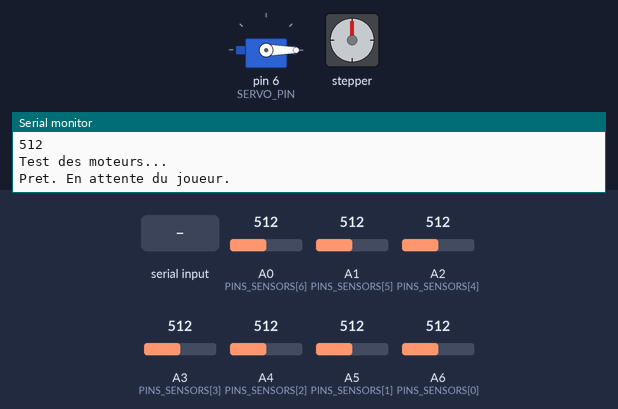
Recording of a sketch running on a simulated Arduino Mega 2560, built with avr-gcc and run on an emulated ATmega2560. On the bench: servo, stepper motor, the last lines printed to the serial monitor. The test bench sets the inputs (shaded band); at power-on: A0 (PINS_SENSORS[6]) = 512, A1 (PINS_SENSORS[5]) = 512, A2 (PINS_SENSORS[4]) = 512, A3 (PINS_SENSORS[3]) = 512, A4 (PINS_SENSORS[2]) = 512, A5 (PINS_SENSORS[1]) = 512, A6 (PINS_SENSORS[0]) = 512. Stepper angles assume 2038 steps per turn.

Above: at 9.5 s.
9.6 s: A0 (PINS_SENSORS[6]) set to 30
11.2 s: "N3\n" received over Serial
At 12.0 s:
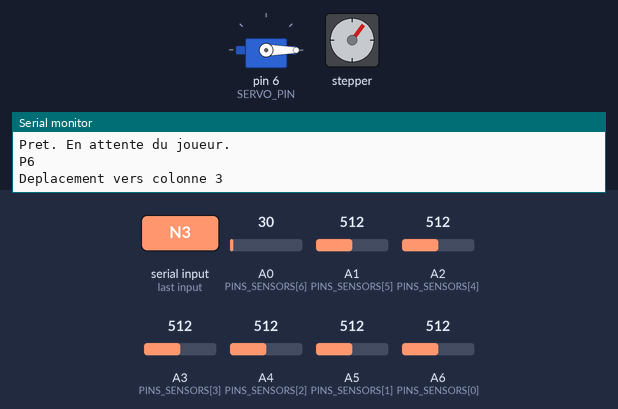
At 24.8 s:
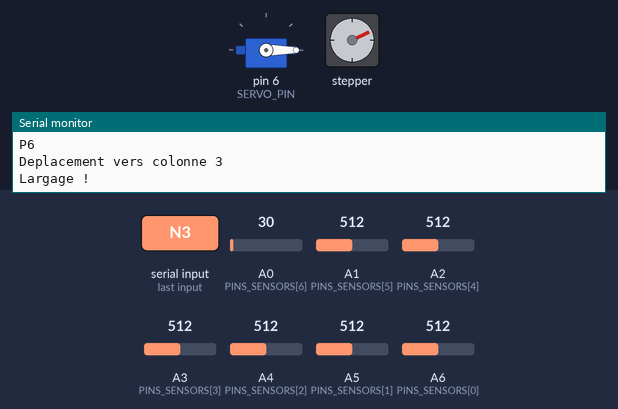
Timing chart, 0 to 28.9 s (numbered marks = the images above; inputs shaded):
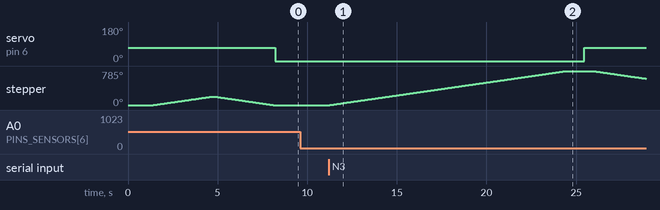

The sketch:

main_brain.ino
```cpp
/*
 * Projet : Robot Puissance 4 - AI for IoT and Robotics
 * Plateforme : Arduino Mega
 * Description : Contrôle bas niveau (Capteurs + Moteurs) et interface Série avec Python
 */
#include <Servo.h>
#include <Stepper.h>

// --- CONFIGURATION STEPPER MOTOR 28BYJ-48 ---
const int PAS_PAR_TOUR = 2038;
const int DISTANCE_COLONNE = 1111; // À ajuster selon La grille
const int VITESSE_RPM = 10; // Vitesse en tours/minute (Max 15 pour ce moteur)

// --- CONFIGURATION SERVO MOTOR ---
const int COIN_INIT_POS = 70; // Position initiale du dispenseur de pièces
const int COIN_RELEASE_POS = 0; // Position de larguage du dispenseur de pièces

// --- PINS ---
#define STEPPER_PIN_1 1 // IN4 sur le driver ULN2003
#define STEPPER_PIN_2 2 // IN3
#define STEPPER_PIN_3 3 // IN2
#define STEPPER_PIN_4 4 // IN1
#define SERVO_PIN 6     // Fil signal du servo

const int PINS_SENSORS[7] = {A6, A5, A4, A3, A2, A1, A0}; // Exemple à adapter selon le câblage

Stepper monMoteur(PAS_PAR_TOUR, STEPPER_PIN_1, STEPPER_PIN_2, STEPPER_PIN_3, STEPPER_PIN_4);
Servo monServo;

// --- PARAMÈTRES ---
const float FACTEUR_DETECTION = 0.4; // Seuil de luminosité
int calibrations[7];             // Valeurs de référence (lumière ambiante)

// --- ÉTATS DU SYSTÈME ---
enum State {
  INITIALISATION,
  TOUR_JOUEUR,
  ENVOI_COUP_JOUEUR,
  REFLEXION_IA,
  TOUR_ROBOT,
  FIN_PARTIE
};

State etatActuel = INITIALISATION;
int colonneJoueeParHumain = -1;
int colonneAJouerParRobot =  -1;

void setup() {
  Serial.begin(9600); // Vitesse à aligner avec le script Python

  // Config des moteurs
  monServo.attach(SERVO_PIN);
  monServo.write(COIN_INIT_POS); // Fermé

  monMoteur.setSpeed(VITESSE_RPM); // Règle la vitesse

  // Phase de calibration : on lit la lumière ambiante au démarrage
  Serial.println("Calibration des capteurs...");
  calibrerCapteurs();
  Serial.println("Test des moteurs...");
  testerMoteurs();
  Serial.println("Pret. En attente du joueur.");
  etatActuel = TOUR_JOUEUR;
}

void loop() {
  switch (etatActuel) {

    // --- PHASE 1 : C'EST À L'HUMAIN DE JOUER ---
    case TOUR_JOUEUR:
      colonneJoueeParHumain = scannerColonnes();
      if (colonneJoueeParHumain != -1) {
        // Anti-rebond basique (attendre que le pion finisse de tomber)
        delay(100);
        etatActuel = ENVOI_COUP_JOUEUR;

      }
      break;

    // --- PHASE 2 : TRANSMISSION À PYTHON ---
    case ENVOI_COUP_JOUEUR:
      // Protocole simple : "P" + numéro colonne (ex: "P3")
      Serial.print("P");
      Serial.println(colonneJoueeParHumain);
      etatActuel = REFLEXION_IA;
      break;

    // --- PHASE 3 : ATTENTE DE L'IA ---
    case REFLEXION_IA:
      if (Serial.available() > 0) {
        char cmd = Serial.read();

        // CAS 1 : LE ROBOT JOUE (Jeu continue)
        if (cmd == 'R') {
          colonneAJouerParRobot = Serial.parseInt();
          etatActuel = TOUR_ROBOT;
        }

        // CAS 2 : VICTOIRE DU ROBOT ("V" + Colonne)
        else if (cmd == 'V') {
          colonneAJouerParRobot = Serial.parseInt();
          deplacerEtLacherPion(colonneAJouerParRobot); // Joue le coup gagnant
          celebrerVictoire();
          etatActuel = FIN_PARTIE;
        }

        // CAS 3 : DÉFAITE DU ROBOT / VICTOIRE JOUEUR ("D")
        else if (cmd == 'D') {
          // Le joueur vient de jouer, pas de mouvement robot à faire
          signalerDefaite();
          etatActuel = FIN_PARTIE;
        }

        // CAS 4 : MATCH NUL ("N" ou "N"+Colonne)
        else if (cmd == 'N') {
          // Subtilité : Nul causé par Joueur ("N") ou par Robot ("N3") ?
          delay(50); // Petite pause pour laisser le temps au buffer de recevoir le chiffre

          if (Serial.available() > 0 && isDigit(Serial.peek())) {
            // C'est un chiffre qui suit -> Le robot joue le dernier pion
            colonneAJouerParRobot = Serial.parseInt();
            deplacerEtLacherPion(colonneAJouerParRobot);
          }
          // Sinon (pas de chiffre), c'est le joueur qui a rempli la grille. Rien à faire.
          signalerNul();
          etatActuel = FIN_PARTIE;
        }
      }
      break;

    // --- PHASE 4 : MOUVEMENT MÉCANIQUE ---
    case TOUR_ROBOT:
      deplacerEtLacherPion(colonneAJouerParRobot);
      // Une fois fini, on informe Python (optionnel) ou on repasse la main
      Serial.println("DONE"); // Ack pour dire que le mouvement est fini
      Serial.println("En attente du joueur.");
      etatActuel = TOUR_JOUEUR;
      break;

    // --- PHASE 5 : FIN DE PARTIE ---
    case FIN_PARTIE:
      // On bloque ici jusqu'à un reset (manuel ou via Serial plus tard)
      attendreReset();
      break;
  }
}

// --- FONCTIONS UTILITAIRES ---

void testerMoteurs() {
  monMoteur.step(DISTANCE_COLONNE);
  delay(100);
  monMoteur.step(-DISTANCE_COLONNE);
  delay(100);
  monServo.write(0);
  delay(100);
}

void calibrerCapteurs() {
  for (int i = 0; i < 7; i++) {
    // Lecture moyenne sur 10 échantillons pour la stabilité
    long somme = 0;
    for(int j=0; j<20; j++) {
      somme += analogRead(PINS_SENSORS[i]);
      delay(10);
    }
    calibrations[i] = somme / 20;
    Serial.println(somme / 20);
  }
}

int scannerColonnes() {
  // Scanne les 7 capteurs pour voir si une valeur chute (passage d'ombre)
  for (int i = 0; i < 7; i++) {
    int valeurActuelle = analogRead(PINS_SENSORS[i]);
    // Si la valeur chute brutalement par rapport à la calibration (pion passe devant)
    // Note : adapter le sens (< ou >) selon le type de photorésistance/montage
    if (valeurActuelle < (calibrations[i] * FACTEUR_DETECTION)) {
      return i; // Retourne l'index de la colonne (0 à 6)
    }
  }
  return -1; // Rien détecté
}

void deplacerEtLacherPion(int colonne) {
  Serial.print("Deplacement vers colonne ");
  Serial.println(colonne);
  monMoteur.step((colonne+1)*DISTANCE_COLONNE);
  lacherPiece();
  monMoteur.step(-(colonne+1)*DISTANCE_COLONNE);
}

void lacherPiece() {
  Serial.println("Largage !");
  for (int i = 0; i < 10; i++) {
  monServo.write((i+1)*COIN_RELEASE_POS/10);
  }
  delay(1000);
  monServo.write(COIN_INIT_POS);
  delay(500);
}

void celebrerVictoire() {
  Serial.println("--- VICTOIRE ROBOT ! ---");
  // Idée : Faire des aller-retours rapides avec le chariot ou bouger le servo
  for(int i=0; i<3; i++) {
    // Danse de la joie
    Serial.println("Danse...");
    delay(200);
  }
}

void signalerDefaite() {
  Serial.println("--- DEFAITE ROBOT ---");
  // Idée : Mouvement lent ou bip grave
}

void signalerNul() {
  Serial.println("--- MATCH NUL ---");
}

void attendreReset() {
  // Boucle infinie. Appuyer sur le bouton Reset de l'Arduino pour relancer.
  // Ou attendre une commande 'RESET' de Python si tu veux automatiser.
  while(true) {
    delay(1000);
  }
}
```

Measured:
- after the input at 11.2 s, servo on pin 6 (SERVO_PIN): 0° → 70° after 14.3 s; stepper: turns 785° clockwise in 13.2 s, then 175° counter-clockwise in 2.9 s
